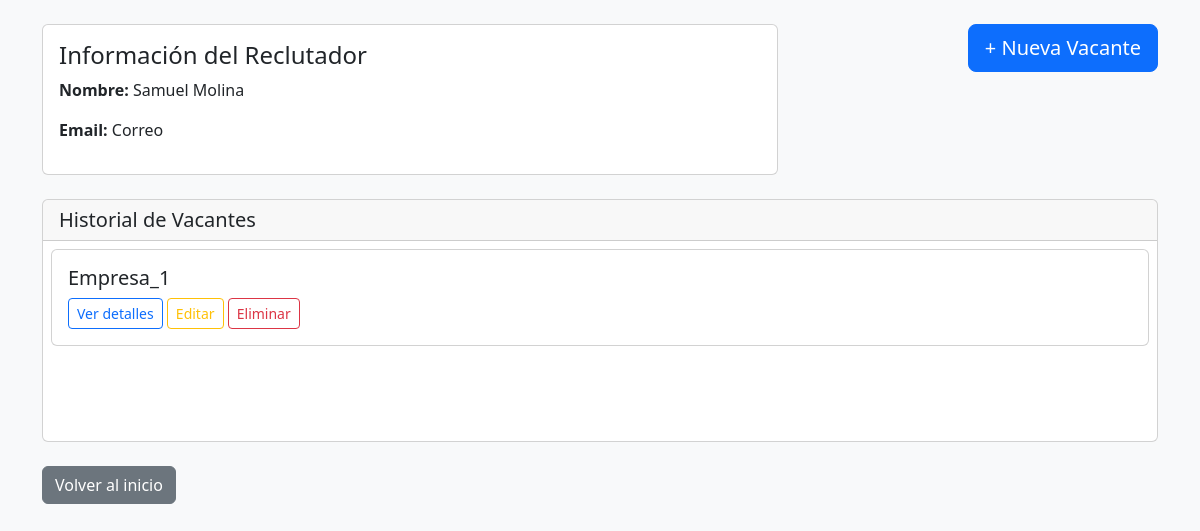
/Reclutador/, run on an earlier commit of the app's database.
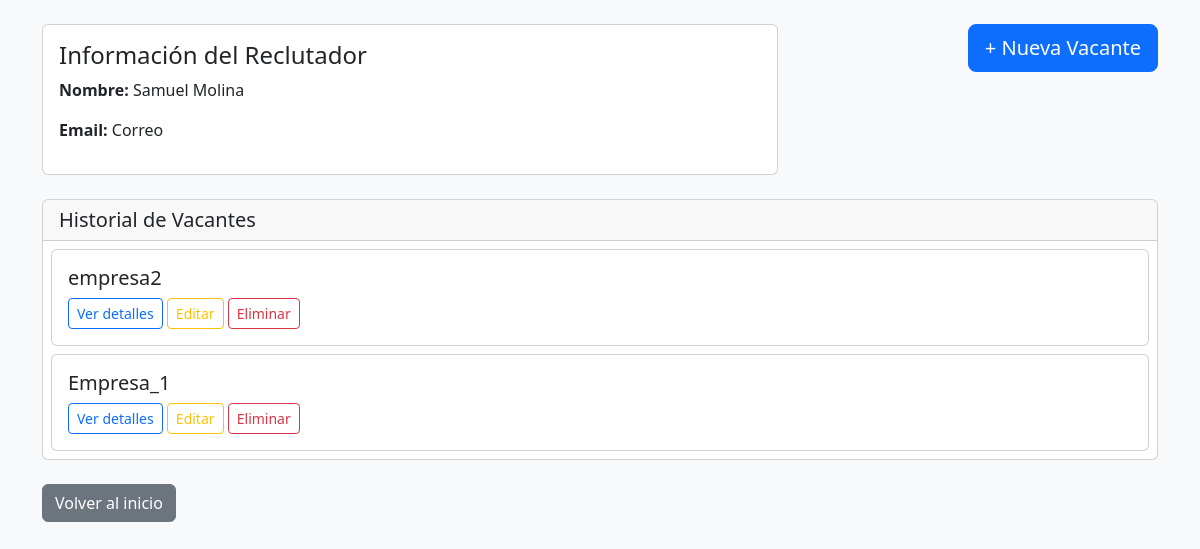
And on a later commit of the database.
### pages/models.py (models this page shows, shortened)
class Vacante(models.Model):
    titulo = models.CharField(max_length=200)
    nombre_interno = models.CharField(max_length=200, blank=True, null=True)
    descripcion = models.TextField()
    palabras_clave = models.CharField(max_length=300, blank=True, null=True)
    rango_salarial = models.CharField(max_length=100, blank=True, null=True)
    fecha_creacion = models.DateTimeField(auto_now_add=True)

### pages/views.py (the view)
# urls.py: path('Reclutador/', views.reclutador_view, name='reclutador'),
def reclutador_view(request):
    vacantes = Vacante.objects.all().order_by('-fecha_creacion')
    return render(request, 'pages/reclutador.html', {'vacantes': vacantes})

### pages/templates/pages/reclutador.html (shortened to what this page needs)
<!DOCTYPE html>
<html lang="es">
<head>
    <link href="https://cdn.jsdelivr.net/npm/bootstrap@5.3.0/dist/css/bootstrap.min.css" rel="stylesheet">
</head>
<body class="bg-light p-4">
<div class="container">
    <div class="row mb-4">
        <div class="col-md-8">
            <div class="card p-3">
                <h4>Información del Reclutador</h4>
                <p><strong>Nombre:</strong> Samuel Molina</p>
                <p><strong>Email:</strong> Correo</p>
            </div>
        </div>
        <div class="col-md-4 d-flex align-items-start justify-content-end">
            <a href="{% url 'crear_vacante' %}" class="btn btn-primary btn-lg">+ Nueva Vacante</a>
        </div>
    </div>
    <div class="card">
        <div class="card-header">
            <h5 class="mb-0">Historial de Vacantes</h5>
        </div>
        <div class="card-body p-0">
            <div style="max-height: 400px; min-height: 200px; overflow-y: auto;">
                {% for vacante in vacantes %}
    <div class="card m-2">
        <div class="card-body">
            <h5 class="card-title">{{ vacante.nombre_interno|default:"(Sin nombre interno)" }}</h5>
            <a href="{% url 'detalle_vacante_reclutador' vacante.id %}" class="btn btn-outline-primary btn-sm">Ver detalles</a>
            <a href="{% url 'editar_vacante' vacante.id %}" class="btn btn-outline-warning btn-sm">Editar</a>
            <a href="{% url 'eliminar_vacante' vacante.id %}" class="btn btn-outline-danger btn-sm"
               onclick="return confirm('¿Estás seguro de que quieres eliminar esta vacante?');">Eliminar</a>
        </div>
    </div>
{% empty %}
    <p class="text-muted p-3">Aún no hay vacantes creadas.</p>
{% endfor %}
            </div>
        </div>
    </div>
    <a href="{% url 'home' %}" class="btn btn-secondary mt-4">Volver al inicio</a>
</div>
</body>
</html>

What changed in the data, as far as the page shows it:
added Vacante: nombre_interno "empresa2"
